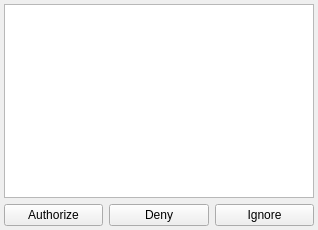
<?xml version="1.0" encoding="UTF-8"?>
<ui version="4.0">
 <class>AcceptAuthDialog</class>
 <widget class="QWidget" name="AcceptAuthDialog">
  <property name="geometry">
   <rect>
    <x>0</x>
    <y>0</y>
    <width>318</width>
    <height>230</height>
   </rect>
  </property>
  <property name="windowTitle">
   <string>Form</string>
  </property>
  <layout class="QGridLayout" name="gridLayout">
   <property name="margin">
    <number>4</number>
   </property>
   <item row="0" column="0" colspan="3">
    <widget class="QTextEdit" name="authorizeText">
     <property name="readOnly">
      <bool>true</bool>
     </property>
     <property name="textInteractionFlags">
      <set>Qt::LinksAccessibleByMouse|Qt::TextSelectableByMouse</set>
     </property>
    </widget>
   </item>
   <item row="1" column="0">
    <widget class="QPushButton" name="authorizeButton">
     <property name="text">
      <string>Authorize</string>
     </property>
    </widget>
   </item>
   <item row="1" column="1">
    <widget class="QPushButton" name="denyButton">
     <property name="text">
      <string>Deny</string>
     </property>
    </widget>
   </item>
   <item row="1" column="2">
    <widget class="QPushButton" name="ignoreButton">
     <property name="text">
      <string>Ignore</string>
     </property>
    </widget>
   </item>
  </layout>
 </widget>
 <resources/>
 <connections>
  <connection>
   <sender>ignoreButton</sender>
   <signal>clicked()</signal>
   <receiver>AcceptAuthDialog</receiver>
   <slot>close()</slot>
   <hints>
    <hint type="sourcelabel">
     <x>263</x>
     <y>213</y>
    </hint>
    <hint type="destinationlabel">
     <x>158</x>
     <y>114</y>
    </hint>
   </hints>
  </connection>
 </connections>
</ui>
